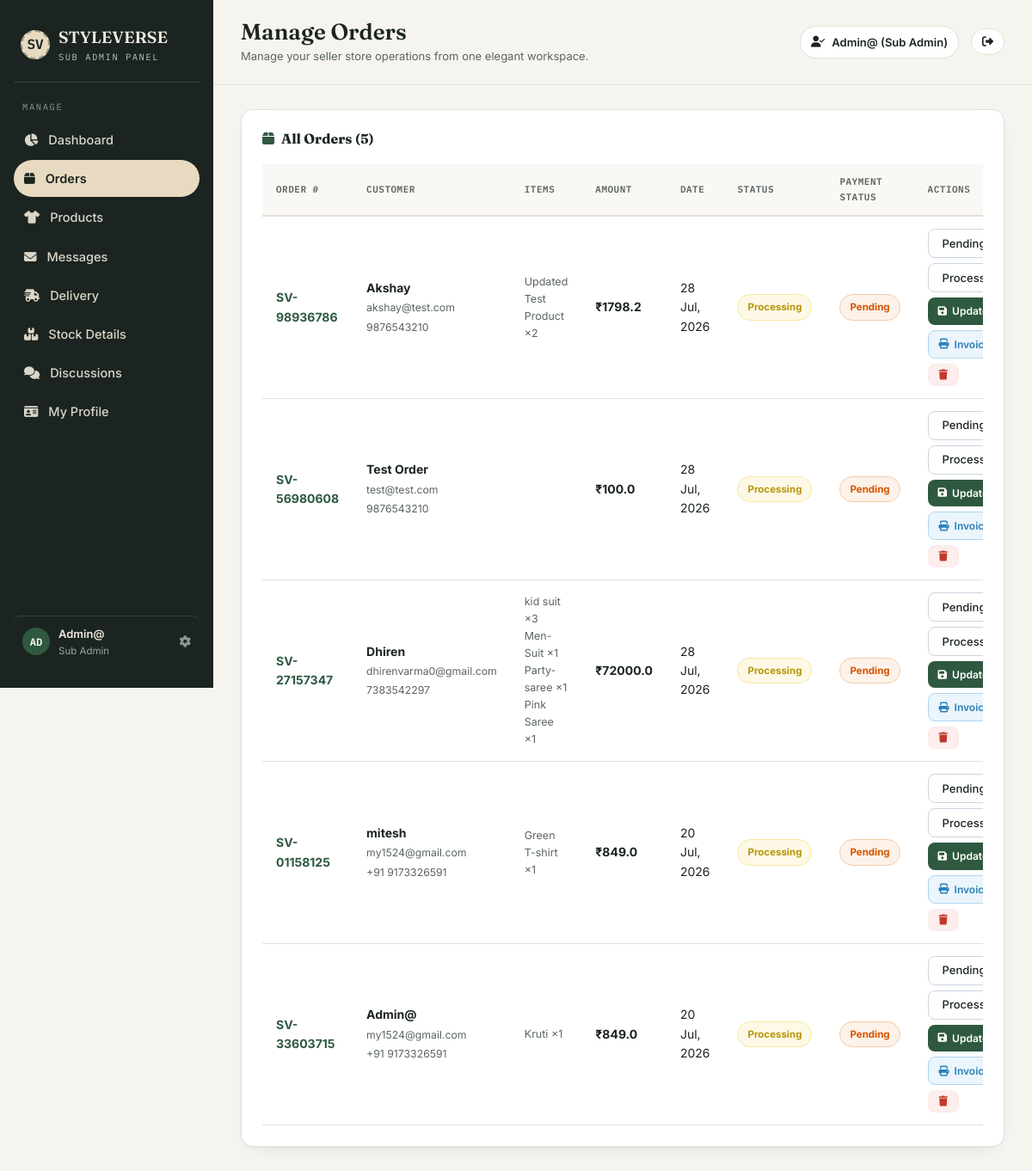
The page /admin-panel/orders/ (signed in) on the database its author committed.
### shopapp/models.py (models this page shows, shortened)
class Order(models.Model):
    PAYMENT_METHOD_CHOICES = [
        ('cash_on_delivery', 'Cash on Delivery'),
        ('debit_card', 'Debit Card'),
        ('upi', 'UPI / Google Pay'),
        ('net_banking', 'Net Banking'),
        ('paypal', 'PayPal'),
    ]
    PAYMENT_STATUS_CHOICES = [
        ('pending', 'Pending'),
        ('completed', 'Completed'),
        ('cancelled', 'Cancelled'),
    ]
    ORDER_STATUS_CHOICES = [
        ('processing', 'Processing'),
        ('shipped', 'Shipped'),
        ('delivered', 'Delivered'),
        ('cancelled', 'Cancelled'),
    ]
    user            = models.ForeignKey(User, on_delete=models.CASCADE, related_name='orders')
    order_number    = models.CharField(max_length=20, unique=True, blank=True)
    name            = models.CharField(max_length=100)
    email           = models.EmailField(max_length=100)
    phone           = models.CharField(max_length=20)
    address         = models.TextField()
    city            = models.CharField(max_length=100)
    state           = models.CharField(max_length=100)
    country         = models.CharField(max_length=100, default='India')
    pincode         = models.CharField(max_length=10)
    payment_method  = models.CharField(max_length=30, choices=PAYMENT_METHOD_CHOICES, default='cash_on_delivery')
    payment_status  = models.CharField(max_length=20, choices=PAYMENT_STATUS_CHOICES, default='pending')
    status          = models.CharField(max_length=20, choices=ORDER_STATUS_CHOICES, default='processing')
    courier_partner = models.CharField(max_length=100, default='STYLEVERSE Express', blank=True)
    tracking_number = models.CharField(max_length=100, blank=True, default='')
    estimated_delivery = models.DateField(null=True, blank=True)
    delivery_notes  = models.TextField(blank=True, default='')
    subtotal        = models.FloatField(default=0)
    discount        = models.FloatField(default=0)
    shipping_cost   = models.FloatField(default=0)
    total_price     = models.FloatField(default=0)
    order_date      = models.DateTimeField(auto_now_add=True)
    updated_date    = models.DateTimeField(null=True, blank=True)
    class Meta:
        ordering = ['-order_date']
    def get_status_display(self):
        return dict(self.ORDER_STATUS_CHOICES).get(self.status, self.status)
    def get_payment_status_display(self):
        return dict(self.PAYMENT_STATUS_CHOICES).get(self.payment_status, self.payment_status)

class OrderItem(models.Model):
    order        = models.ForeignKey(Order, on_delete=models.CASCADE, related_name='items')
    product_name = models.CharField(max_length=200)
    brand_name   = models.CharField(max_length=100, default='STYLEVERSE')
    quantity     = models.PositiveIntegerField(default=1)
    unit_price   = models.FloatField()
    size         = models.CharField(max_length=10, blank=True)
    color        = models.CharField(max_length=30, blank=True)

### subadmin/views.py (the view, shortened to what this page needs)
# urls.py: path('orders/', views.admin_orders, name='admin_orders'),
@admin_required
def admin_orders(request):
    all_orders = Order.objects.all().prefetch_related('items').order_by('-order_date')
    return render(request, 'sub-admin/orders.html', {'orders': all_orders})

### shopapp/context_processors.py (called while the page is built)
def cart_context(request):
    cart = request.session.get('cart', {})
    cart_count = sum(item.get('quantity', 0) for item in cart.values())
    return {'cart_count': cart_count}

def wishlist_context(request):
    wishlist_count = 0
    if request.user.is_authenticated:
        wishlist_count = Wishlist.objects.filter(user=request.user).count()
    return {'wishlist_count': wishlist_count}

def admin_approval_context(request):
    pending_approval_count = 0
    if request.user.is_authenticated and (request.user.is_staff or request.user.is_superuser):
        if request.user.is_superuser:
            pending_approval_count = ProductRequest.objects.filter(status='pending').count()
        else:
            pending_approval_count = ProductRequest.objects.filter(user=request.user, status='pending').count()
    return {'pending_approval_count': pending_approval_count}

### templates/sub-admin/orders.html (shortened to what this page needs)
{% extends 'sub-admin/sub_base.html' %}
{% block page_title %}Manage Orders{% endblock %}
{% block content %}
<div class="adm-table-wrap">
  <div class="adm-table-header">
    <h3><i class="fa fa-box" style="color:var(--adm-accent);margin-right:8px;"></i>All Orders ({{ orders|length }})</h3>
  </div>
  <div style="overflow-x:auto;">
    <table class="adm-table">
      <thead>
        <tr>
          <th>Order #</th>
          <th>Customer</th>
          <th>Items</th>
          <th>Amount</th>
          <th>Date</th>
          <th>Status</th>
          <th>Payment Status</th>
          <th>Actions</th>
        </tr>
      </thead>
      <tbody>
        {% for order in orders %}
        <tr>
          <td style="color:var(--adm-accent);font-weight:700;">{{ order.order_number }}</td>
          <td>
            <strong>{{ order.name }}</strong><br>
            <small style="color:var(--adm-muted);">{{ order.email }}</small><br>
            <small style="color:var(--adm-muted);">{{ order.phone }}</small>
          </td>
          <td>
            <div class="adm-order-items">
              {% for item in order.items.all %}
              {{ item.product_name }} ×{{ item.quantity }}<br>
              {% endfor %}
            </div>
          </td>
          <td style="font-weight:700;">₹{{ order.total_price }}</td>
          <td>{{ order.order_date|date:"d M, Y" }}</td>
          <td><span class="adm-badge badge-{{ order.status }}">{{ order.get_status_display }}</span></td>
          <td><span class="adm-badge badge-{{ order.payment_status }}">{{ order.get_payment_status_display }}</span>
          </td>
          <td>
            <form method="POST" action="{% url 'admin_orders' %}" style="display:flex;flex-direction:column;gap:6px;">
              <div style="display:flex;gap:6px;flex-wrap:wrap;">
                <select name="update_payment" class="adm-select">
                  <option value="pending" {% if order.payment_status == "pending" %}selected{% endif %}>Pending</option>
                </select>
                <select name="update_status" class="adm-select">
                  <option value="processing" {% if order.status == "processing" %}selected{% endif %}>Processing</option>
                </select>
              </div>
              <div style="display:flex;gap:6px;flex-wrap:wrap;">
                <button type="submit" name="update_order" class="adm-action-btn btn-update">
                  <i class="fa fa-save"></i> Update
                </button>
                <a href="{% url 'admin_invoice' order.pk %}" target="_blank" class="adm-action-btn btn-invoice">
                  <i class="fa fa-print"></i> Invoice
                </a>
                <a href="{% url 'admin_orders' %}?delete={{ order.pk }}"
                  onclick="return confirm('Delete Order #{{ order.order_number }}?');"
                  class="adm-action-btn btn-delete">
                  <i class="fa fa-trash"></i>
                </a>
              </div>
            </form>
          </td>
        </tr>
        {% endfor %}
      </tbody>
    </table>
  </div>
</div>
{% endblock %}

### templates/sub-admin/sub_base.html (shortened to what this page needs)
{% load static %}
<!DOCTYPE html>
<html lang="en">
<head>
  <link rel="stylesheet" href="https://cdnjs.cloudflare.com/ajax/libs/font-awesome/6.5.0/css/all.min.css">
  <link href="https://cdn.jsdelivr.net/npm/bootstrap@5.3.0/dist/css/bootstrap.min.css" rel="stylesheet">
  <link rel="stylesheet" href="{% static 'css/styleverse.css' %}">
</head>
<body>
  <div class="app">
    <aside class="sidebar">
      <a href="{% url 'admin_index' %}" class="brand" title="Sub-Admin Dashboard">
        <div class="brand-mark">SV</div>
        <div class="brand-text">
          <div class="name">STYLEVERSE</div>
          <div class="tag">Sub Admin Panel</div>
        </div>
      </a>
      <div class="nav-label">Manage</div>
      <nav class="nav">
        <a href="{% url 'admin_index' %}" class="{% if request.resolver_match.url_name == 'admin_index' %}active{% endif %}">
          <span class="icon"><i class="fa fa-chart-pie"></i></span>Dashboard
        </a>
        <a href="{% url 'admin_orders' %}" class="{% if request.resolver_match.url_name == 'admin_orders' %}active{% endif %}">
          <span class="icon"><i class="fa fa-box"></i></span>Orders
        </a>
        <a href="{% url 'admin_products' %}" class="{% if request.resolver_match.url_name == 'admin_products' %}active{% endif %}">
          <span class="icon"><i class="fa fa-tshirt"></i></span>Products
        </a>
        <a href="{% url 'admin_messages' %}" class="{% if request.resolver_match.url_name == 'admin_messages' %}active{% endif %}">
          <span class="icon"><i class="fa fa-envelope"></i></span>Messages
        </a>
        <a href="{% url 'admin_delivery' %}" class="{% if request.resolver_match.url_name == 'admin_delivery' %}active{% endif %}">
          <span class="icon"><i class="fa fa-truck-fast"></i></span>Delivery
        </a>
        <a href="{% url 'admin_stock' %}" class="{% if request.resolver_match.url_name == 'admin_stock' %}active{% endif %}">
          <span class="icon"><i class="fa fa-boxes-stacked"></i></span>Stock Details
        </a>
        <a href="{% url 'admin_discussions' %}" class="{% if request.resolver_match.url_name == 'admin_discussions' %}active{% endif %}">
          <span class="icon"><i class="fa fa-comments"></i></span>Discussions
        </a>
        <a href="{% url 'admin_profile' %}" class="{% if request.resolver_match.url_name == 'admin_profile' %}active{% endif %}">
          <span class="icon"><i class="fa fa-id-card"></i></span>My Profile
        </a>
      </nav>
      <a href="{% url 'admin_profile' %}" class="sidebar-footer {% if request.resolver_match.url_name == 'admin_profile' %}active{% endif %}" title="View & Edit Profile">
        <div class="avatar-sm">{{ request.user.username|slice:':2'|upper }}</div>
        <div style="flex:1; min-width:0;">
          <div class="who">{{ request.user.get_full_name|default:request.user.username }}</div>
          <div class="role">Sub Admin</div>
        </div>
        <i class="fa fa-gear" style="font-size:13.5px; color:#8C978F; margin-left:auto;"></i>
      </a>
    </aside>
    <div class="main">
      <header class="topbar">
        <div>
          <h1>{% block page_title %}Sub-Admin Dashboard{% endblock %}</h1>
          <div class="sub">{% block page_subtitle %}Manage your seller store operations from one elegant workspace.{% endblock %}</div>
        </div>
        <div class="topbar-right">
          <a href="{% url 'admin_profile' %}" class="topbar-pill" title="My Profile" style="text-decoration:none; cursor:pointer;">
            <i class="fa fa-user-check"></i>
            {{ request.user.username }} (Sub Admin)
          </a>
          <a href="{% url 'logout' %}" class="topbar-pill" title="Logout">
            <i class="fa fa-sign-out-alt"></i>
          </a>
        </div>
      </header>
      <main class="content">
        {% block content %}{% endblock %}
      </main>
    </div>
  </div>
</body>
</html>

### static/css/styleverse.css (style rules this page uses)
:root { --sv-black: #1a1a2e; --sv-dark: #16213e; --sv-accent: #c0a36e; --sv-accent2: #e8d5b7; --sv-white: #ffffff; --sv-light: #f8f7f4; --sv-gray: #e5e5e5; --sv-muted: #888; --sv-danger: #e74c3c; --sv-success: #27ae60; --sv-warning: #f39c12; --sv-radius: 12px; --sv-shadow: 0 4px 24px rgba(0, 0, 0, .08); --sv-font: 'Inter', sans-serif; --sv-font-display: 'Outfit', sans-serif; }
*, *::before, *::after { margin: 0; padding: 0; box-sizing: border-box; }
html, body { width: 100%; overflow-x: hidden; }
body { font-family: var(--sv-font); color: var(--sv-black); background: var(--sv-white); line-height: 1.6; }
a { text-decoration: none; color: inherit; }

### templates/sub-admin/orders.html (style rules this page uses)
.adm-action-btn { padding: 6px 12px; border-radius: 8px; font-size: 12px; font-weight: 600; cursor: pointer; border: none; text-decoration: none; transition: .2s; display: inline-flex; align-items: center; gap: 6px; }
.btn-update { background: #2E5940; color: #FFFFFF; }
.btn-delete { background: #FDEDEC; color: #C0392B; border: 1px solid #F9EBEA; }
.btn-invoice { background: #EBF5FB; color: #2980B9; border: 1px solid #AED6F1; }
.adm-order-items { font-size: 12.5px; color: #5B6560; line-height: 1.6; }

### rows shown on the page
Order: order_number "SV-98936786", name "Akshay", email "akshay@test.com", phone "9876543210", total_price "1798.2", order_date "28 Jul, 2026", status "Processing", payment_status "Pending", update_payment "Pending", update_status "Processing"
OrderItem: product_name "Updated Test Product", quantity "2"
Order: order_number "SV-56980608", name "Test Order", email "test@test.com", phone "9876543210", total_price "100.0", order_date "28 Jul, 2026", status "Processing", payment_status "Pending", update_payment "Pending", update_status "Processing"
Order: order_number "SV-27157347", name "Dhiren", email "dhirenvarma0@gmail.com", phone "7383542297", total_price "72000.0", order_date "28 Jul, 2026", status "Processing", payment_status "Pending", update_payment "Pending", update_status "Processing"
OrderItem: product_name "kid suit", quantity "3"
OrderItem: product_name "Men-Suit", quantity "1"
OrderItem: product_name "Party-saree", quantity "1"
OrderItem: product_name "Pink Saree", quantity "1"
Order: order_number "SV-01158125", name "mitesh", email "my1524@gmail.com", phone "+91 9173326591", total_price "849.0", order_date "20 Jul, 2026", status "Processing", payment_status "Pending", update_payment "Pending", update_status "Processing"
OrderItem: product_name "Green T-shirt", quantity "1"
Order: order_number "SV-33603715", name "Admin@", email "my1524@gmail.com", phone "+91 9173326591", total_price "849.0", order_date "20 Jul, 2026", status "Processing", payment_status "Pending", update_payment "Pending", update_status "Processing"
OrderItem: product_name "Kruti", quantity "1"

### other values the page prints
{{ request.user.username|slice:':2'|upper }} "AD"
{{ request.user.get_full_name|default:request.user.username }} "Admin@"
{{ request.user.username }} "Admin@"
{{ orders|length }} "5"
